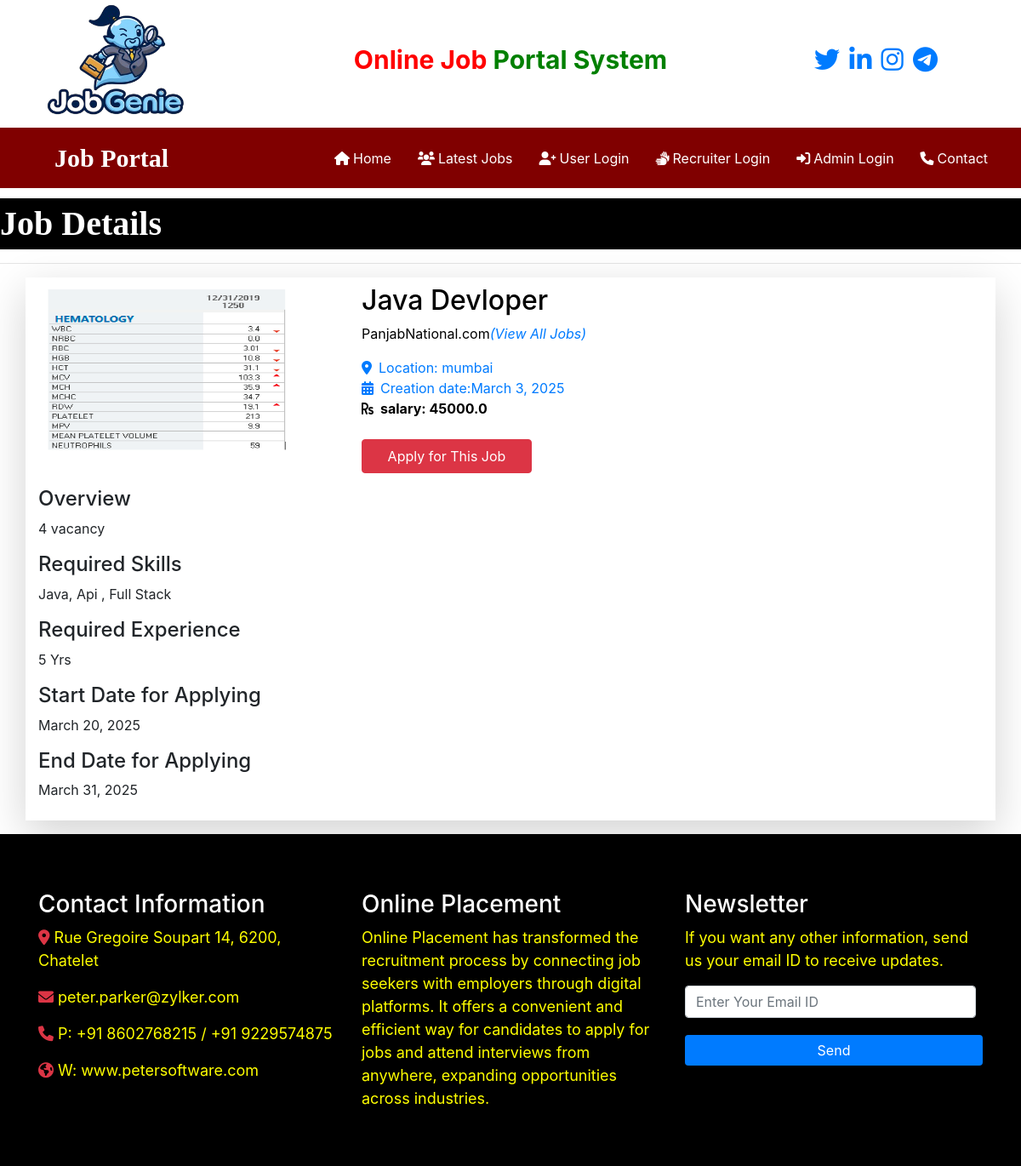
Before: /job_details/3 with the older database file.
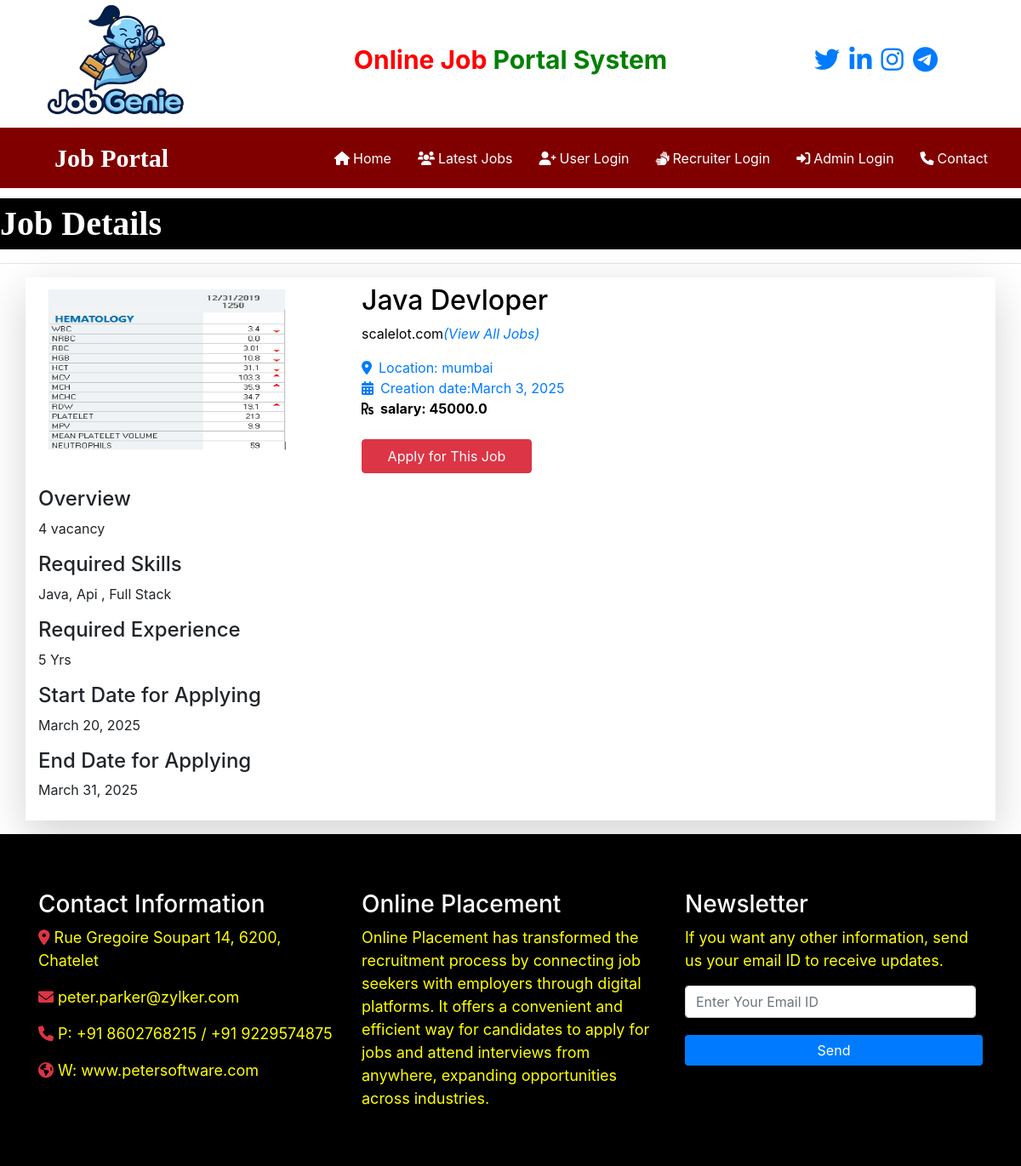
After: the same page with the newer database file.
### job/models.py (models this page shows, shortened)
class Job(models.Model):
    recruiter = models.ForeignKey(Recruiter,on_delete=models.CASCADE)
    start_data = models.DateField()
    End_data = models.DateField()
    job_title = models.CharField(max_length=100)
    job_salary = models.FloatField(max_length=20)
    Image = models.FileField(max_length=100)
    job_description = models.TextField(max_length=300)
    job_location = models.CharField(max_length=100)
    job_experience = models.CharField(max_length=100)
    Skills = models.CharField(max_length=100)
    Creationdata = models.DateField()

class Recruiter(models.Model):
    user = models.ForeignKey(User, on_delete=models.CASCADE)
    first_name = models.CharField(max_length=100, null=True, blank=True)
    last_name = models.CharField(max_length=100, null=True, blank=True)
    company = models.CharField(max_length=100,null = True, blank=True)
    mobile = models.CharField(max_length=15, null=True, blank=True)
    image = models.FileField(null=True, blank=True)
    gender = models.CharField(max_length=10, null=True, blank=True)
    Type = models.CharField(max_length=15,default="Recruiter")
    status = models.CharField(max_length=15,null=True)
    email = models.CharField(max_length=30 , null=True, blank=True)

### job/views.py (the view)
# urls.py: path('job_details/<int:pid>',job_details, name="job_details"),
def job_details(request,pid):
    job = Job.objects.get(id = pid)
    d = {'job': job}
    return render(request, 'job_details.html',d)

### job/templates/job_details.html
{% load static %}
{% block body %}
{% include 'navigation.html' %}
<marquee style="font-family: 'Monotype-Corsiva'; font-size: 40px; color: white; background-color: black; font-weight: bold; margin-top: 1%">
    Job Details
</marquee>
<hr>
<div class="container shadow-lg py-2 mb-2">
    <div class="row">
        <div class="col-md-4" style="background-color: transparent; color: black;">
            <img src="{{job.Image.url}}" style="width: 300px; height: 200px;">
        </div>
        <div class="col-md-6" style="background-color: transparent; color: black;">
            <h2>{{job.job_title}}</h2>
            <p>{{job.recruiter.company}}<em><a href="{% url 'user_latest_job' %}">(View All Jobs)</a></em></p>
            <a href="#"><i class="fas fa-map-marker-alt mr-2"></i>Location: {{job.job_location}}</a><br>
            <a href="#"><i class="fas fa-calendar-alt mr-2"></i>Creation date:{{job.Creationdata}}</a><br>
            <strong><i class="fas fa-rupee-sign mr-2"></i>salary: {{job.job_salary}}</strong><br>
        <div class = "mt-4" style="background-color: transparent; color: black;">
            <button type = "submit" class = "btn btn-danger" style="width:200px; height:40px;"><a href="{% url 'applyforjob'  job.id %}" style="color: white; text-decoration: none;">Apply for This Job</a></button>
        </div>
        </div>
    </div>
    <div class = "mt-3">
        <h4> Overview</h4>
        <p>{{job.job_description}}</p>
        <h4>Required Skills</h4>
        <p>{{job.Skills}}</p>
        <h4> Required Experience</h4>
        <p>{{job.job_experience}} Yrs </p>
        <h4> Start Date for Applying  </h4>
        <p>{{job.start_data}}</p>
        <h4> End Date for Applying</h4>
        <p>{{job.End_data}}</p>
    </div>
</div>
{% include "footer.html" %}
{% endblock %}

Changed rows visible on the page:
changed through a linked row, Job "Java Devloper": recruiter.company "PanjabNational.com" → "scalelot.com"
